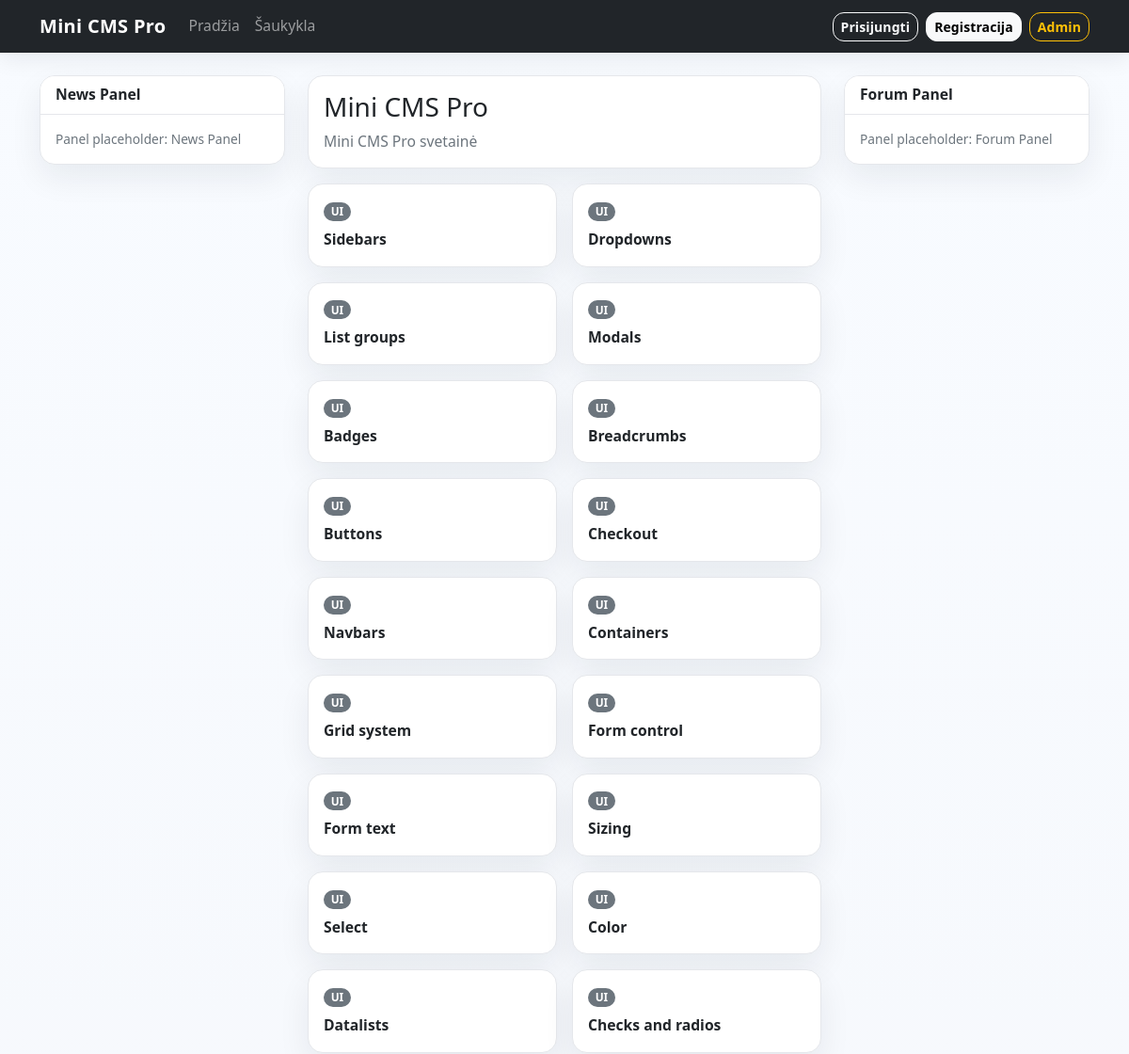
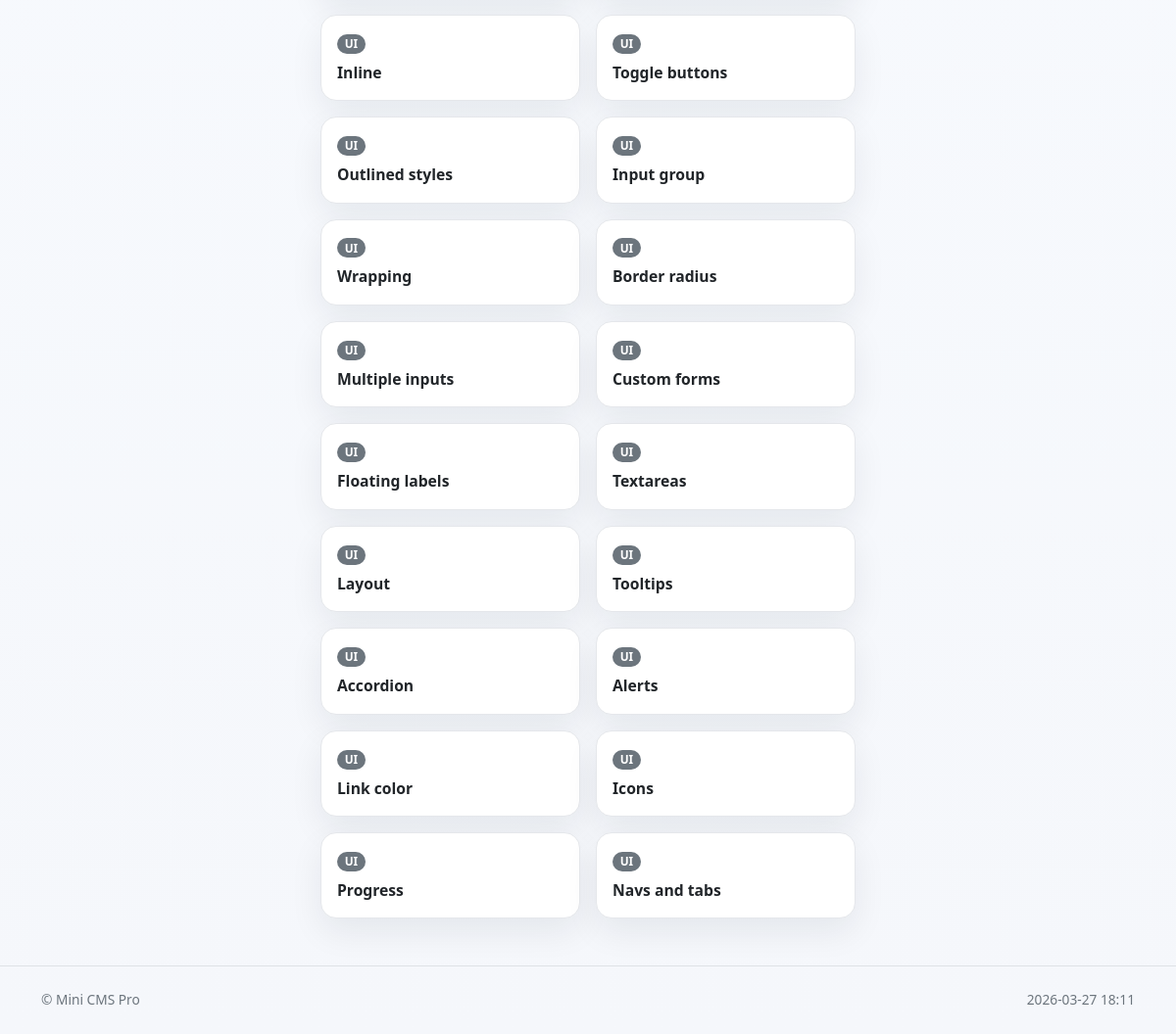
The page / on the database its author committed (2 pictures, top to bottom).
### tables this page shows
CREATE TABLE IF NOT EXISTS infusion_panels (
    id INT UNSIGNED AUTO_INCREMENT PRIMARY KEY,
    infusion_id INT UNSIGNED DEFAULT NULL,
    panel_name VARCHAR(120) NOT NULL,
    position ENUM('left','u_center','l_center','right','au_center','bl_center') NOT NULL DEFAULT 'left',
    sort_order INT NOT NULL DEFAULT 0,
    is_enabled TINYINT(1) NOT NULL DEFAULT 1
);

### maincore.php (called while the page is built, shortened)
<?php
function public_path($path = '') { return SITE_URL . '/' . ltrim($path, '/'); }

### includes/settings.php (called while the page is built, shortened)
<?php
function setting($name, $default = null)
{
    return $GLOBALS['_settings_cache'][$name] ?? $default;
}

### includes/formatting.php (called while the page is built, shortened)
<?php
function escape_html($value)
{
    return htmlspecialchars((string)$value, ENT_QUOTES | ENT_SUBSTITUTE, 'UTF-8');
}

### includes/security.php (called while the page is built, shortened)
<?php
function e($value)
{
    return escape_html($value);
}

### includes/auth.php (called while the page is built, shortened)
<?php
function current_user()
{
    static $resolved = false;
    static $cached = null;
    if (!$resolved) {
        $cached = empty($_SESSION['user']['id']) ? null : sync_session_user((int)$_SESSION['user']['id']);
    }
    return $cached;
}

### includes/panels.php (the view, shortened to what this page needs)
<?php
function fetch_panels_by_position($position)
{
    $stmt = $GLOBALS['pdo']->prepare("
        SELECT p.*, i.folder
        FROM infusion_panels p
        LEFT JOIN infusions i ON i.id = p.infusion_id
        WHERE p.position = :position AND p.is_enabled = 1
        ORDER BY p.sort_order ASC, p.id ASC
    ");
    $stmt->execute([':position' => $position]);
    return $stmt->fetchAll();
}
function render_panel_item(array $panel)
{
    $html = '<div class="card mb-3"><div class="card-header">' . e($panel['panel_name']) . '</div><div class="card-body">';
    $rendered = false;
    if (!$rendered) {
        $html .= '<div class="text-secondary small">Panel placeholder: ' . e($panel['panel_name']) . '</div>';
    }
    $html .= '</div></div>';
    return $html;
}
function render_panels($position)
{
    $out = '';
    foreach (fetch_panels_by_position($position) as $panel) {
        $out .= render_panel_item($panel);
    }
    return $out;
}

### themes/default/header.php (shortened to what this page needs)
<?php $me = current_user(); ?>
<!doctype html>
<html lang="lt">
<head>
<link rel="stylesheet" href="<?= public_path('themes/default/bootstrap.min.css') ?>">
<?php $themeCss = defined('IN_ADMIN') ? 'themes/default/admin.css' : 'themes/default/style.css'; ?>
<link rel="stylesheet" href="<?= public_path($themeCss) ?>">
</head>
<body>
<nav class="navbar navbar-expand-lg navbar-dark bg-dark mb-4">
<div class="container">
<a class="navbar-brand" href="<?= public_path('index.php') ?>"><?= e(setting('site_name', APP_NAME)) ?></a>
<div class="collapse navbar-collapse" id="mainNav">
<ul class="navbar-nav me-auto">
<li class="nav-item"><a class="nav-link" href="<?= public_path('index.php') ?>">Pradžia</a></li>
<li class="nav-item"><a class="nav-link" href="<?= public_path('shoutbox.php') ?>">Šaukykla</a></li>
</ul>
<div class="d-flex gap-2 align-items-center">
<?php if ($me): ?>
<span class="navbar-text text-white"><?= e($me['username']) ?></span>
<form method="post" action="<?= public_path('logout.php') ?>" class="d-inline mb-0">
<?= csrf_field() ?>
<button class="btn btn-sm btn-outline-light" type="submit">Atsijungti</button>
</form>
<?php else: ?>
<a class="btn btn-sm btn-outline-light" href="<?= public_path('login.php') ?>">Prisijungti</a>
<a class="btn btn-sm btn-light" href="<?= public_path('register.php') ?>">Registracija</a>
<a class="btn btn-sm btn-outline-warning" href="<?= public_path('administration/login.php') ?>">Admin</a>
<?php endif; ?>
</div>
</div></div></nav>
<div class="container">

### index.php (shortened to what this page needs)
<?php
include THEMES . setting('current_theme', CURRENT_THEME) . '/header.php';
?>
<div class="row g-4">
    <aside class="col-lg-3">
        <?= render_panels('left') ?>
    </aside>
    <main class="col-lg-6">
        <div class="card mb-3"><div class="card-body">
            <h1 class="h3"><?= e(setting('site_name', APP_NAME)) ?></h1>
            <p class="text-secondary mb-0"><?= e(setting('site_description', 'Mini CMS Pro svetainė')) ?></p>
        </div></div>
        <div class="row row-cols-1 row-cols-md-2 g-3">
            <?php foreach (['Sidebars','Dropdowns','List groups','Modals','Badges','Breadcrumbs','Buttons','Checkout','Navbars','Containers','Grid system','Form control','Form text','Sizing','Select','Color','Datalists','Checks and radios','Inline','Toggle buttons','Outlined styles','Input group','Wrapping','Border radius','Multiple inputs','Custom forms','Floating labels','Textareas','Layout','Tooltips','Accordion','Alerts','Link color','Icons','Progress','Navs and tabs'] as $item): ?>
                <div class="col"><div class="card h-100"><div class="card-body"><span class="badge text-bg-secondary mb-2">UI</span><div class="fw-semibold"><?= e($item) ?></div></div></div></div>
            <?php endforeach; ?>
        </div>
    </main>
    <aside class="col-lg-3">
        <?= render_panels('right') ?>
    </aside>
</div>
<?php include THEMES . setting('current_theme', CURRENT_THEME) . '/footer.php'; ?>

### themes/default/footer.php (shortened to what this page needs)
</div>
<footer class="border-top mt-5 py-4">
<div class="container d-flex justify-content-between align-items-center flex-wrap gap-2">
<?= showcopyright() ?>
<div class="d-flex align-items-center gap-2">
<span class="text-secondary small"><?= date('Y-m-d H:i') ?></span>
</div>
</div>
</footer>
</body></html>

### includes/functions/output.php (shortened to what this page needs)
<?php
function showcopyright()
{
    return '<div class="small text-secondary">' . e(setting('copyright_text', '© ' . date('Y') . ' ' . APP_NAME)) . '</div>';
}

### themes/default/style.css (style rules this page uses)
:root { --site-bg: #f5f7fb; --site-surface: #ffffff; --site-border: #e5e7eb; --site-text: #1f2937; --site-muted: #6b7280; --site-primary: #2563eb; --site-primary-soft: rgba(37, 99, 235, 0.12); --site-radius: 16px; --site-shadow: 0 14px 34px rgba(15, 23, 42, 0.07); }
html, body { background: linear-gradient(180deg, #f8fbff 0%, var(--site-bg) 100%); color: var(--site-text); }
body { min-height: 100vh; font-size: 0.98rem; }
.navbar { box-shadow: 0 6px 24px rgba(15, 23, 42, 0.08); }
.navbar-brand { font-weight: 800; letter-spacing: 0.3px; }
.card { background: var(--site-surface); border: 1px solid var(--site-border); border-radius: var(--site-radius); box-shadow: var(--site-shadow); overflow: hidden; }
.card-header { background: #fff; border-bottom: 1px solid var(--site-border); font-weight: 700; }
.form-control, .form-select, .btn, .dropdown-menu, .page-link, .badge, .alert { border-radius: 12px; }
.btn { font-weight: 700; letter-spacing: 0.1px; }
footer { background: transparent; }

### rows shown on the page
infusion_panels: panel_name "News Panel"
infusion_panels: panel_name "Forum Panel"

### other values the page prints
setting('site_name', APP_NAME) "Mini CMS Pro"
setting('site_description', 'Mini CMS Pro svetainė') "Mini CMS Pro svetainė"
$item "Sidebars"
$item "Dropdowns"
$item "List groups"
$item "Modals"
$item "Badges"
$item "Breadcrumbs"
$item "Buttons"
$item "Checkout"
$item "Navbars"
$item "Containers"
$item "Grid system"
$item "Form control"
$item "Form text"
